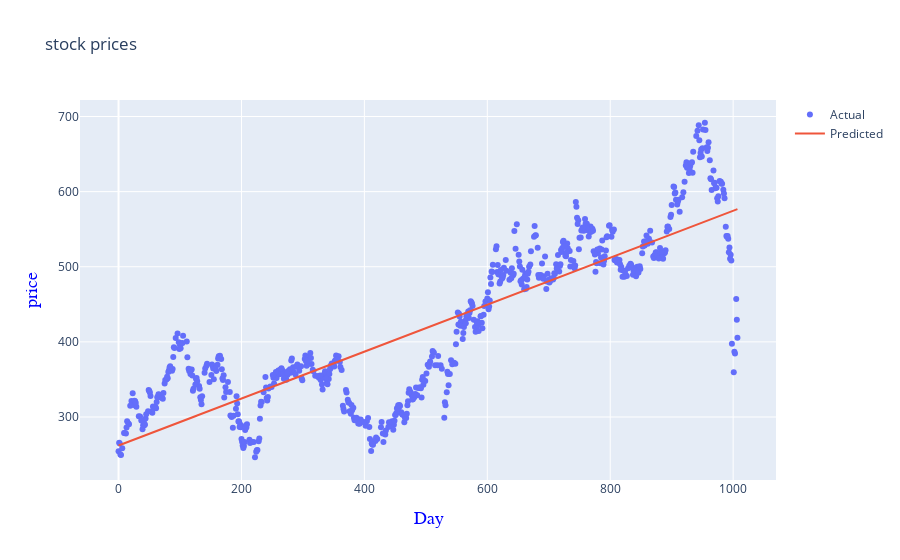

The notebook cell saved with this chart:
### Code cell
trace0 = go.Scatter(
    x = x_train.T[0],
    y = y_train,
    mode = 'markers',
    name = 'Actual'

)
trace1 = go.Scatter(
    x = x_train.T[0],
    y = lm.predict(x_train).T,
    mode = 'lines',
    name ='Predicted'
)
data1 = [trace0,trace1]
layout.xaxis.title.text ='Day'
plot2 = go.Figure(data=data1,layout = layout)
iplot(plot2)

### Figure 1 — Plotly figure (JSON) as saved in the notebook; plotly's stock layout.template omitted (floating-point values rounded to 4 significant figures; data arrays with more than 128 entries replaced by an {"elided": "..."} marker saying what was removed)
{"data": [{"mode": "markers", "name": "Actual", "x": {"elided": "706 int values"}, "y": {"elided": "706 float values"}, "type": "scatter"}, {"mode": "lines", "name": "Predicted", "x": {"elided": "706 int values"}, "y": {"elided": "706 float values"}, "type": "scatter"}], "layout": {"title": {"text": "stock prices"}, "xaxis": {"title": {"font": {"color": "blue", "family": "courier new,monospace", "size": 18}, "text": "Day"}}, "yaxis": {"title": {"font": {"color": "blue", "family": "courier new,monospace", "size": 18}, "text": "price"}}}}
